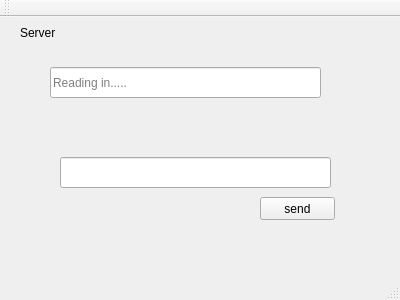
<?xml version="1.0" encoding="UTF-8"?>
<ui version="4.0">
 <class>MainWindow</class>
 <widget class="QMainWindow" name="MainWindow">
  <property name="geometry">
   <rect>
    <x>0</x>
    <y>0</y>
    <width>400</width>
    <height>300</height>
   </rect>
  </property>
  <property name="windowTitle">
   <string>MainWindow</string>
  </property>
  <widget class="QWidget" name="centralWidget">
   <widget class="QLineEdit" name="lineEditSend">
    <property name="geometry">
     <rect>
      <x>60</x>
      <y>140</y>
      <width>271</width>
      <height>31</height>
     </rect>
    </property>
   </widget>
   <widget class="QPushButton" name="pushButtonSend">
    <property name="geometry">
     <rect>
      <x>260</x>
      <y>180</y>
      <width>75</width>
      <height>23</height>
     </rect>
    </property>
    <property name="text">
     <string>send</string>
    </property>
   </widget>
   <widget class="QLineEdit" name="lineEditRecv">
    <property name="geometry">
     <rect>
      <x>50</x>
      <y>50</y>
      <width>271</width>
      <height>31</height>
     </rect>
    </property>
    <property name="readOnly">
     <bool>true</bool>
    </property>
    <property name="placeholderText">
     <string>Reading in.....</string>
    </property>
   </widget>
   <widget class="QLabel" name="label">
    <property name="geometry">
     <rect>
      <x>20</x>
      <y>10</y>
      <width>47</width>
      <height>12</height>
     </rect>
    </property>
    <property name="text">
     <string>Server</string>
    </property>
   </widget>
  </widget>
  <widget class="QMenuBar" name="menuBar">
   <property name="geometry">
    <rect>
     <x>0</x>
     <y>0</y>
     <width>400</width>
     <height>22</height>
    </rect>
   </property>
  </widget>
  <widget class="QToolBar" name="mainToolBar">
   <attribute name="toolBarArea">
    <enum>TopToolBarArea</enum>
   </attribute>
   <attribute name="toolBarBreak">
    <bool>false</bool>
   </attribute>
  </widget>
  <widget class="QStatusBar" name="statusBar"/>
 </widget>
 <layoutdefault spacing="6" margin="11"/>
 <resources/>
 <connections/>
</ui>
